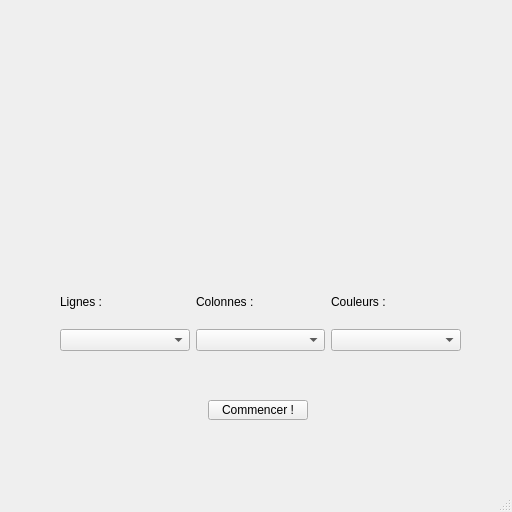
<?xml version="1.0" encoding="UTF-8"?>
<ui version="4.0">
 <class>StartWindow</class>
 <widget class="QMainWindow" name="StartWindow">
  <property name="geometry">
   <rect>
    <x>0</x>
    <y>0</y>
    <width>512</width>
    <height>512</height>
   </rect>
  </property>
  <property name="minimumSize">
   <size>
    <width>512</width>
    <height>512</height>
   </size>
  </property>
  <property name="maximumSize">
   <size>
    <width>512</width>
    <height>512</height>
   </size>
  </property>
  <property name="windowTitle">
   <string>Flood-It !</string>
  </property>
  <widget class="QWidget" name="centralwidget">
   <widget class="QPushButton" name="playButton">
    <property name="geometry">
     <rect>
      <x>208</x>
      <y>400</y>
      <width>100</width>
      <height>20</height>
     </rect>
    </property>
    <property name="text">
     <string>Commencer !</string>
    </property>
   </widget>
   <widget class="QWidget" name="horizontalLayoutWidget">
    <property name="geometry">
     <rect>
      <x>60</x>
      <y>280</y>
      <width>401</width>
      <height>71</height>
     </rect>
    </property>
    <layout class="QHBoxLayout" name="horizontalLayout">
     <item>
      <layout class="QVBoxLayout" name="verticalLayout">
       <item>
        <widget class="QLabel" name="linesLabel">
         <property name="text">
          <string>Lignes :</string>
         </property>
        </widget>
       </item>
       <item>
        <widget class="QComboBox" name="linesComboBox"/>
       </item>
      </layout>
     </item>
     <item>
      <layout class="QVBoxLayout" name="verticalLayout_2">
       <item>
        <widget class="QLabel" name="columnsLabel">
         <property name="text">
          <string>Colonnes :</string>
         </property>
        </widget>
       </item>
       <item>
        <widget class="QComboBox" name="columnsComboBox"/>
       </item>
      </layout>
     </item>
     <item>
      <layout class="QVBoxLayout" name="verticalLayout_3">
       <item>
        <widget class="QLabel" name="colorsLabel">
         <property name="text">
          <string>Couleurs :</string>
         </property>
        </widget>
       </item>
       <item>
        <widget class="QComboBox" name="colorsComboBox"/>
       </item>
      </layout>
     </item>
    </layout>
   </widget>
  </widget>
  <widget class="QMenuBar" name="menubar">
   <property name="geometry">
    <rect>
     <x>0</x>
     <y>0</y>
     <width>512</width>
     <height>20</height>
    </rect>
   </property>
  </widget>
  <widget class="QStatusBar" name="statusbar"/>
 </widget>
 <resources/>
 <connections/>
</ui>
